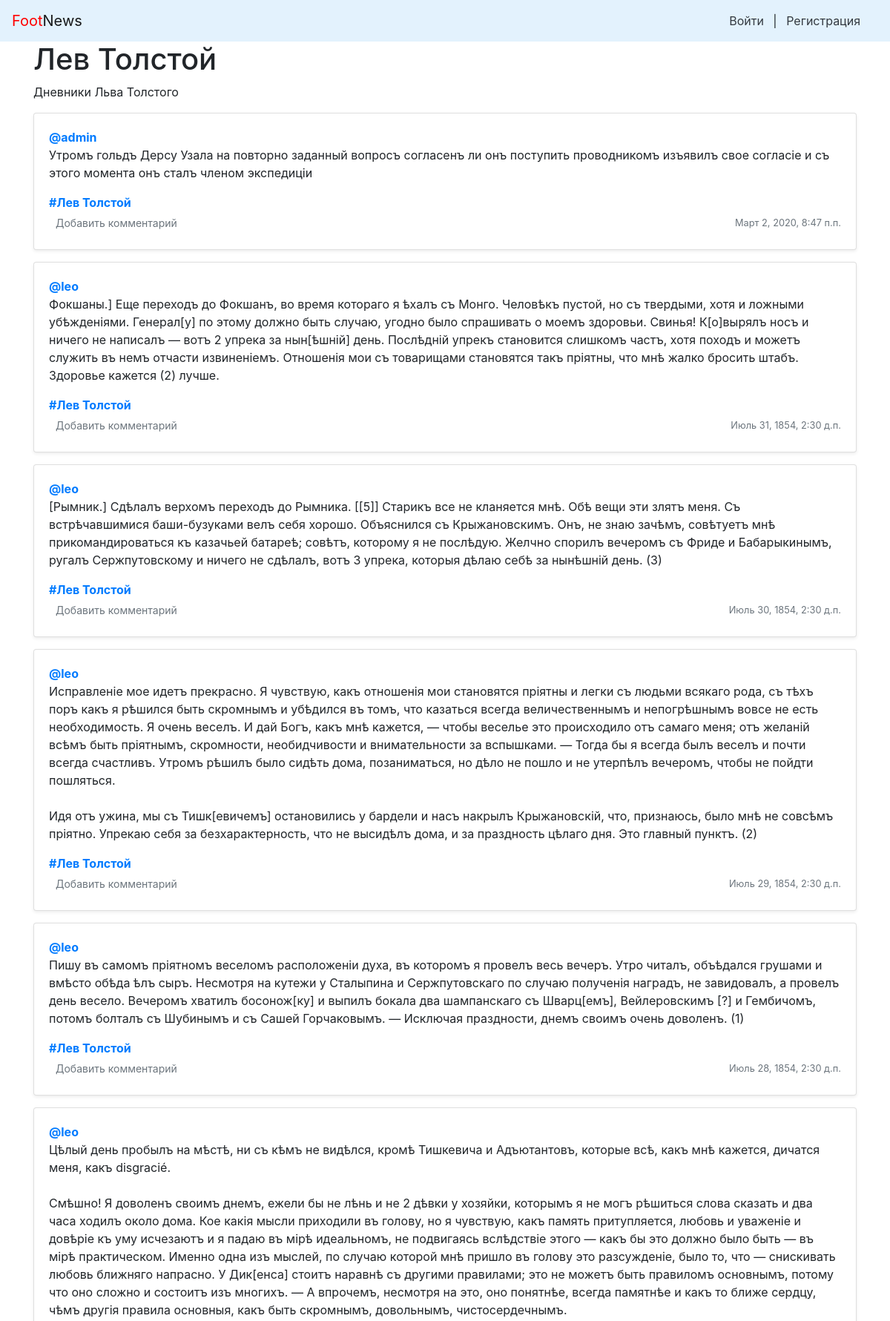
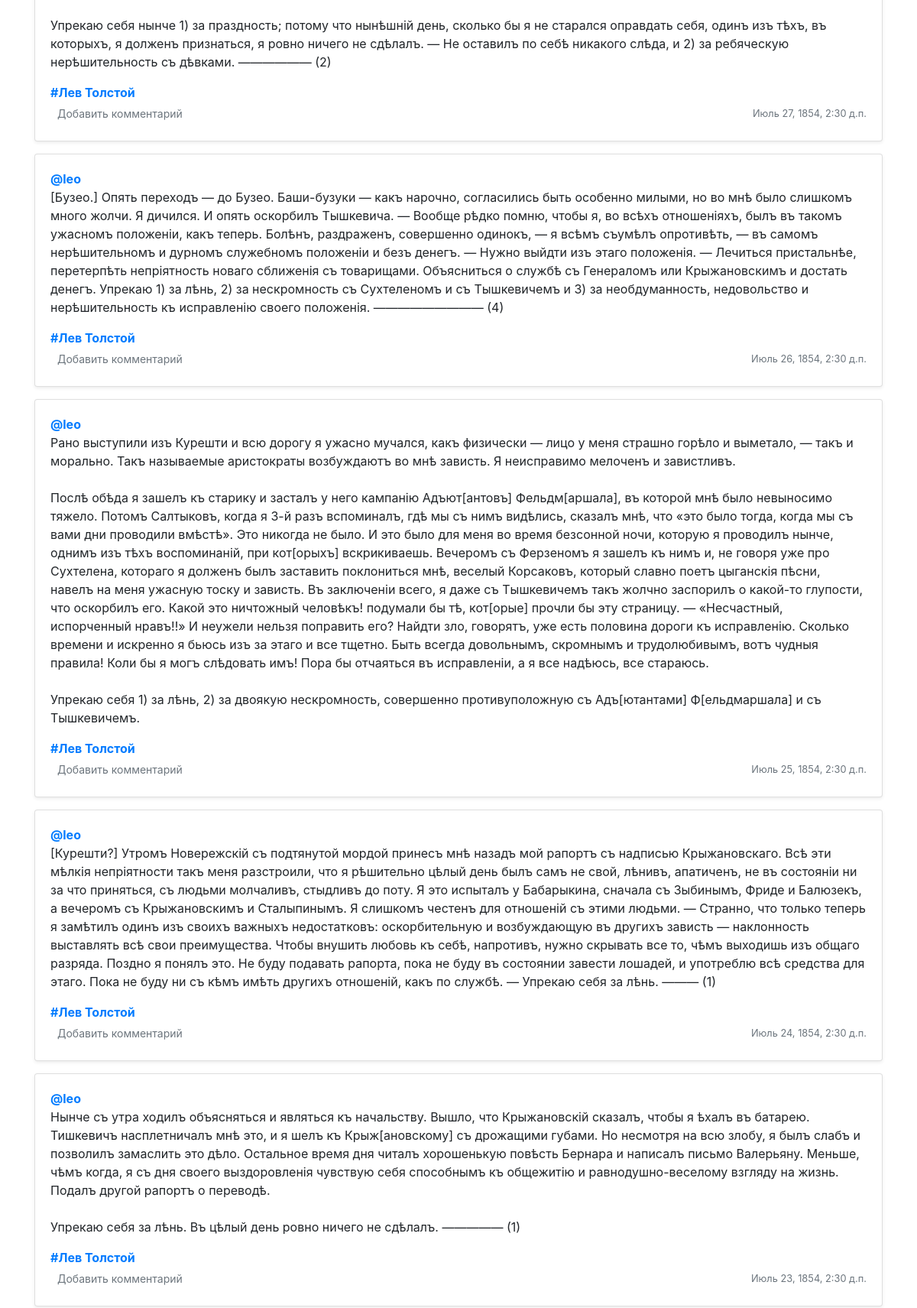
Page /group/leo/ (upper part) on the committed database (2 pictures, top to bottom).
### posts/models.py (models this page shows, shortened)
class Group(models.Model):
    title = models.CharField(max_length=200)
    slug = models.SlugField(unique=True)
    description = models.TextField()

class Post(models.Model):
    text = models.TextField()
    pub_date = models.DateTimeField("date published", auto_now_add=True)
    author = models.ForeignKey(User, on_delete=models.CASCADE, related_name="post_author")
    group = models.ForeignKey(Group, blank=True, null=True, on_delete=models.CASCADE)
    image = models.ImageField(upload_to='posts/', blank=True, null=True)

### posts/views.py (the view)
# urls.py: path('group/<slug:slug>/', views.group_posts, name='group'),
def group_posts(request, slug):
    group = get_object_or_404(Group, slug=slug)
    post_list = Post.objects.filter(group=group).order_by("-pub_date").all()
    paginator = Paginator(post_list, 10)
    page_number = request.GET.get('page')
    page = paginator.get_page(page_number)
    return render(request, "group.html", {"group": group, 'page': page, 'paginator': paginator})

### yatube/context_processors.py (called while the page is built)
def year(request):
    return {
        'year' : dt.datetime.now().year
    }

### templates/group.html (shortened to what this page needs)
{% extends "base.html" %}
{% block content %}
<h1>{{ group.title }}</h1>
<p>
  {{ group.description }}
</p>
{% for post in page %}
           {% include "post_item.html" with post=post %}
       {% endfor %}
{% endblock %}

### posts/templates/post_item.html (shortened to what this page needs)
<div class="card mb-3 mt-1 shadow-sm">
    {% load thumbnail %}
    <div class="card-body">
            <p class="card-text">
                    <a name="post_{{ post.id }}" href="{% url 'profile' post.author.username %}">
                            <strong class="d-block text-gray-dark">@{{ post.author }}</strong>
                    </a>
                    {{ post.text|linebreaksbr }}
            </p>
            {% if post.group %}
            <a class="card-link muted" href="{% url 'group' post.group.slug %}">
                    <strong class="d-block text-gray-dark">#{{ post.group.title }}</strong>
            </a>
            {% endif %}
            <div class="d-flex justify-content-between align-items-center">
                    <div class="btn-group ">
                            <a class="btn btn-sm text-muted" href="{% url 'post' post.author.username post.id %}" role="button">
                                    {% if post.post.count %}
                                        {% if post.post.count == 1 %}
                                        {{ post.post.count }} комментарий
                                        {% elif post.post.count > 1 and post.post.count < 5 %}
                                        {{ post.post.count }} комментария
                                        {% elif post.post.count > 5 %}
                                        {{ post.post.count }} комментариев
                                        {% endif %}
                                    {% else%}
                                    Добавить комментарий
                                    {% endif %}
                            </a>
                    </div>
                    <small class="text-muted">{{ post.pub_date }}</small>
            </div>
    </div>
</div>

### rows in the picture
Group: title "Лев Толстой", description "Дневники Льва Толстого"
Post: author "admin", text "Утромъ гольдъ Дерсу Узала на повторно заданный вопросъ согласенъ ли онъ поступить проводникомъ изъявилъ свое согласіе и съ этого момента онъ сталъ членом экспедиціи", group "Лев Толстой", shows "Добавить комментарий", pub_date "Март 2, 2020, 8:47 п.п."
Post: author "leo", text "Фокшаны.] Еще переходъ до Фокшанъ, во время котораго я ѣхалъ съ Монго. Человѣкъ пустой, но съ твердыми, хотя и ложными убѣжденіями. Генерал[у] по этому должно быть случаю, угодно было спрашивать о моемъ здоровьи. Свинья! К[о]вырялъ носъ и ничего не написалъ — вотъ 2 упрека за нын[ѣшній] день. Послѣдній упрекъ становится слишкомъ частъ, хотя походъ и можетъ служить въ немъ отчасти извиненіемъ. Отношенія мои съ товарищами становятся такъ пріятны, что мнѣ жалко бросить штабъ. Здоровье кажется (2) лучше.", group "Лев Толстой", shows "Добавить комментарий", pub_date "Июль 31, 1854, 2:30 д.п."
Post: author "leo", text "[Рымник.] Сдѣлалъ верхомъ переходъ до Рымника. [[5]] Старикъ все не кланяется мнѣ. Обѣ вещи эти злятъ меня. Съ встрѣчавшимися баши-бузуками велъ себя хорошо. Объяснился съ Крыжановскимъ. Онъ, не знаю зачѣмъ, совѣтуетъ мнѣ прикомандироваться къ казачьей батареѣ; совѣтъ, которому я не послѣдую. Желчно спорилъ вечеромъ съ Фриде и Бабарыкинымъ, ругалъ Сержпутовскому и ничего не сдѣлалъ, вотъ 3 упрека, которыя дѣлаю себѣ за нынѣшній день. (3)", group "Лев Толстой", shows "Добавить комментарий", pub_date "Июль 30, 1854, 2:30 д.п."
Post: author "leo", text "Исправленіе мое идетъ прекрасно. Я чувствую, какъ отношенія мои становятся пріятны и легки съ людьми всякаго рода, съ тѣхъ поръ какъ я рѣшился быть скромнымъ и убѣдился въ томъ, что казаться всегда величественнымъ и непогрѣшнымъ вовсе не есть необходимость. Я очень веселъ. И дай Богъ, какъ мнѣ кажется, — чтобы веселье это происходило отъ самаго меня; отъ желаній всѣмъ быть пріятнымъ, скромности, необидчивости и внимательности за вспышками. — Тогда бы я всегда былъ веселъ и почти всегда счастливъ. Утромъ рѣшилъ было сидѣть дома, позаниматься, но дѣло не пошло и не утерпѣлъ вечеромъ, чтобы не пойдти пошляться. Идя отъ ужина, мы съ Тишк[евичемъ] остановились у бардели и насъ накрылъ…", group "Лев Толстой", shows "Добавить комментарий", pub_date "Июль 29, 1854, 2:30 д.п."
Post: author "leo", text "Пишу въ самомъ пріятномъ веселомъ расположеніи духа, въ которомъ я провелъ весь вечеръ. Утро читалъ, объѣдался грушами и вмѣсто обѣда ѣлъ сыръ. Несмотря на кутежи у Сталыпина и Сержпутовскаго по случаю полученія наградъ, не завидовалъ, а провелъ день весело. Вечеромъ хватилъ босонож[ку] и выпилъ бокала два шампанскаго съ Шварц[емъ], Вейлеровскимъ [?] и Гембичомъ, потомъ болталъ съ Шубинымъ и съ Сашей Горчаковымъ. — Исключая праздности, днемъ своимъ очень доволенъ. (1)", group "Лев Толстой", shows "Добавить комментарий", pub_date "Июль 28, 1854, 2:30 д.п."
Post: author "leo", text "Цѣлый день пробылъ на мѣстѣ, ни съ кѣмъ не видѣлся, кромѣ Тишкевича и Адъютантовъ, которые всѣ, какъ мнѣ кажется, дичатся меня, какъ disgracié. Смѣшно! Я доволенъ своимъ днемъ, ежели бы не лѣнь и не 2 дѣвки у хозяйки, которымъ я не могъ рѣшиться слова сказать и два часа ходилъ около дома. Кое какія мысли приходили въ голову, но я чувствую, какъ память притупляется, любовь и уваженіе и довѣріе къ уму исчезаютъ и я падаю въ мірѣ идеальномъ, не подвигаясь вслѣдствіе этого — какъ бы это должно было быть — въ мірѣ практическом. Именно одна изъ мыслей, по случаю которой мнѣ пришло въ голову это разсужденіе, было то, что — снискивать любовь ближняго напрасно. У Дик[енса] стоитъ наравнѣ съ другими…", group "Лев Толстой", shows "Добавить комментарий", pub_date "Июль 27, 1854, 2:30 д.п."
Post: author "leo", text "[Бузео.] Опять переходъ — до Бузео. Баши-бузуки — какъ нарочно, согласились быть особенно милыми, но во мнѣ было слишкомъ много жолчи. Я дичился. И опять оскорбилъ Тышкевича. — Вообще рѣдко помню, чтобы я, во всѣхъ отношеніяхъ, былъ въ такомъ ужасномъ положеніи, какъ теперь. Болѣнъ, раздраженъ, совершенно одинокъ, — я всѣмъ съумѣлъ опротивѣть, — въ самомъ нерѣшительномъ и дурномъ служебномъ положеніи и безъ денегъ. — Нужно выйдти изъ этаго положенія. — Лечиться пристальнѣе, перетерпѣть непріятность новаго сближенія съ товарищами. Объясниться о службѣ съ Генераломъ или Крыжановскимъ и достать денегъ. Упрекаю 1) за лѣнь, 2) за нескромность съ Сухтеленомъ и съ Тышкевичемъ и 3) за…", group "Лев Толстой", shows "Добавить комментарий", pub_date "Июль 26, 1854, 2:30 д.п."
Post: author "leo", text "Рано выступили изъ Курешти и всю дорогу я ужасно мучался, какъ физически — лицо у меня страшно горѣло и выметало, — такъ и морально. Такъ называемые аристократы возбуждаютъ во мнѣ зависть. Я неисправимо мелоченъ и завистливъ. Послѣ обѣда я зашелъ къ старику и засталъ у него кампанію Адъют[антовъ] Фельдм[аршала], въ которой мнѣ было невыносимо тяжело. Потомъ Салтыковъ, когда я 3-й разъ вспоминалъ, гдѣ мы съ нимъ видѣлись, сказалъ мнѣ, что «это было тогда, когда мы съ вами дни проводили вмѣстѣ». Это никогда не было. И это было для меня во время безсонной ночи, которую я проводилъ нынче, однимъ изъ тѣхъ воспоминаній, при кот[орыхъ] вскрикиваешь. Вечеромъ съ Ферзеномъ я зашелъ къ нимъ и, не…", group "Лев Толстой", shows "Добавить комментарий", pub_date "Июль 25, 1854, 2:30 д.п."
Post: author "leo", text "[Курешти?] Утромъ Новережскій съ подтянутой мордой принесъ мнѣ назадъ мой рапортъ съ надписью Крыжановскаго. Всѣ эти мѣлкія непріятности такъ меня разстроили, что я рѣшительно цѣлый день былъ самъ не свой, лѣнивъ, апатиченъ, не въ состояніи ни за что приняться, съ людьми молчаливъ, стыдливъ до поту. Я это испыталъ у Бабарыкина, сначала съ Зыбинымъ, Фриде и Балюзекъ, а вечеромъ съ Крыжановскимъ и Сталыпинымъ. Я слишкомъ честенъ для отношеній съ этими людьми. — Странно, что только теперь я замѣтилъ одинъ изъ своихъ важныхъ недостатковъ: оскорбительную и возбуждающую въ другихъ зависть — наклонность выставлять всѣ свои преимущества. Чтобы внушить любовь къ себѣ, напротивъ, нужно скрывать все…", group "Лев Толстой", shows "Добавить комментарий", pub_date "Июль 24, 1854, 2:30 д.п."
Post: author "leo", text "Нынче съ утра ходилъ объясняться и являться къ начальству. Вышло, что Крыжановскій сказалъ, чтобы я ѣхалъ въ батарею. Тишкевичъ насплетничалъ мнѣ это, и я шелъ къ Крыж[ановскому] съ дрожащими губами. Но несмотря на всю злобу, я былъ слабъ и позволилъ замаслить это дѣло. Остальное время дня читалъ хорошенькую повѣсть Бернара и написалъ письмо Валерьяну. Меньше, чѣмъ когда, я съ дня своего выздоровленія чувствую себя способнымъ къ общежитію и равнодушно-веселому взгляду на жизнь. Подалъ другой рапортъ о переводѣ. Упрекаю себя за лѣнь. Въ цѣлый день ровно ничего не сдѣлалъ. ————— (1)", group "Лев Толстой", shows "Добавить комментарий", pub_date "Июль 23, 1854, 2:30 д.п."
